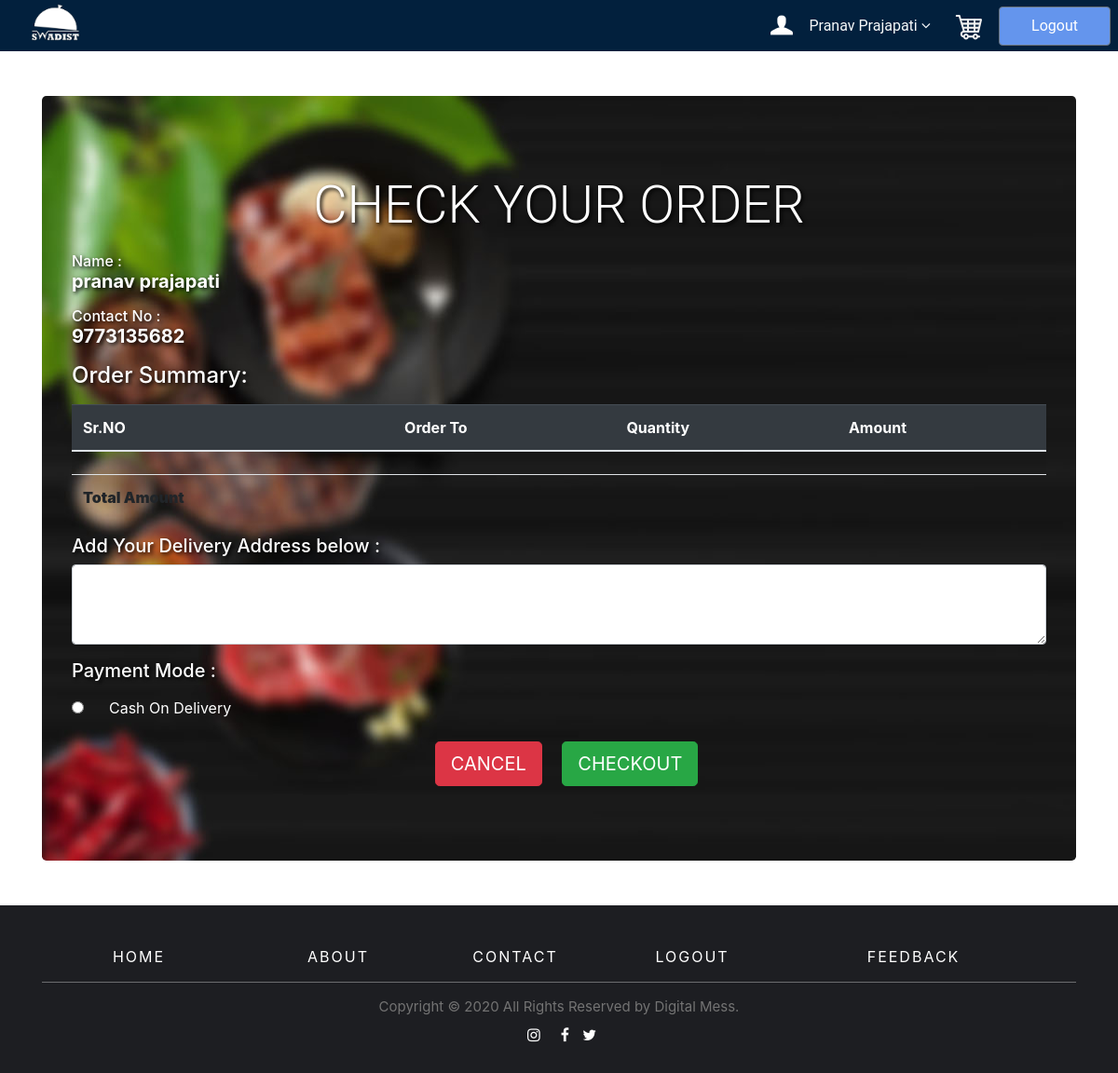
The page /checkout.php (signed in) on the database its author committed.
### tables this page shows
CREATE TABLE `users` (
  `id` int(50) NOT NULL,
  `first name` varchar(255) NOT NULL,
  `last name` varchar(255) NOT NULL,
  `user_email` varchar(255) NOT NULL,
  `user_password` varchar(255) NOT NULL,
  `user_phone_no` varchar(10) NOT NULL,
  `user_hall_name` varchar(255) NOT NULL,
  `user_room_no` int(10) NOT NULL,
  `time` datetime NOT NULL DEFAULT current_timestamp()
);

### checkout.php (the view, shortened to what this page needs)
<!doctype html>
<html lang="en">
<head>
    <link rel="stylesheet" href="css/menuviews.css" />
    <link rel="stylesheet" href="https://cdn.jsdelivr.net/npm/bootstrap@4.5.3/dist/css/bootstrap.min.css"
>
    <link rel="stylesheet" href="https://stackpath.bootstrapcdn.com/font-awesome/4.7.0/css/font-awesome.min.css">
</head>
<body>
    <?php
     include 'partials/header.php';
        $session_id=$_SESSION['user_id'];
        $sql="SELECT * FROM `users` where id=$session_id";
        $result=mysqli_query($conn,$sql);
        $row=mysqli_fetch_assoc($result);
          $firstname=$row['first name'];
          $lastname=$row['last name'];
          $phno=$row['user_phone_no'];
        echo '<div class="container my-5">
        <div class="jumbotron" style="background-image:url(images/chk.jpg); color:white;">
            <h1 class="display-4" style="text-shadow: 2px 2px 4px #000000">CHECK YOUR ORDER</h1>
            <h6 class="my-3" style="text-shadow: 2px 2px 4px #000000" >Name : <b><h5> '.$firstname.' '.$lastname.' </b></h5>
            </h6>
            <h6 class="my-3" style="text-shadow: 2px 2px 4px #000000">Contact No : <b><h5> '.$phno.' </b></h5>
            </h6>
            <h4 class="my-3" style="text-shadow: 2px 2px 4px #000000">Order Summary:
            </h4>
            <table class="table table-striped">
                <thead class="table-dark">
                    <th scope="row">Sr.NO</th>
                    <th scope="row">Order To</th>
                    <th scope="row">Quantity</th>
                    <th scope="row">Amount</th>
                </thead>';
         $sql="SELECT sum( amount ) FROM `order` where order_by=$session_id";
         $result=mysqli_query($conn,$sql);
         $row=mysqli_fetch_assoc($result);
         $totalamount=$row['sum( amount )'];
            ?>
    <tr>
        <th scope="row"></th>
        <td></td>
        <td></td>
        <td></td>
    </tr>
    <tr>
        <th scope="row"><strong>Total Amount<strong></th>
        <td></td>
        <td></td>
        <td style="color:#008000"><b><h5><?php echo $totalamount ?></h5><b></td>
    </tr>
    </table>
    <form id="confirm">
         <div class="form-group my-3">
            <h5 for="exampleFormControlTextarea1" style="text-shadow: 2px 2px 4px #000000">Add Your Delivery Address below :</h5>
            <textarea class="form-control" id="address" name="address" rows="3" required></textarea>
        </div>
        <div class="my-3">
        <h5 style="text-shadow: 2px 2px 4px #000000">Payment Mode :</h5>
        </div>
        <div class="form-check">
            <input class="form-check-input" type="radio" name="paymentmethod" id="paymentmethod" value="COD" required>
            <span class="form-check" for="flexRadioDefault1">
                Cash On Delivery
            </span>
        </div>
        <br>
        <p class="lead text-center  mx-3">
            <a class="btn btn-danger mx-3 btn-lg" href="index.php" role="button">CANCEL</a>
            <button type="submit" id="checkout" onclick="formregistration()" class="btn btn-success btn-lg" >CHECKOUT</button>
        </p>
    </form>
    </div>
    </div>
    <?php include 'partials/footer.php'; ?>
</body>
</html>

### css/menuviews.css (style rules this page uses)
* { margin:0px; padding: 0px; }
body { margin: auto; padding: 0px; }
.container h1 { text-align: center; font-family:Roboto; padding-top:20px; }

### rows shown on the page
users: first name "pranav", last name "prajapati", user_phone_no "9773135682"

### other values the page prints
$_SESSION['username'] "Pranav"
$_SESSION['lastname'] "Prajapati"
